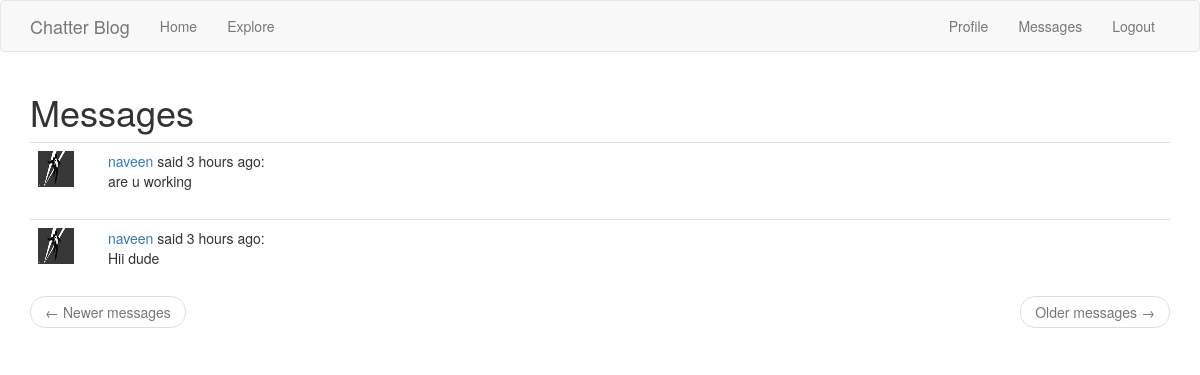
Screenshot of /messages (signed in) with the database file from the repository.
### app/models.py (models this page shows, shortened)
class Message(db.Model):
    id = db.Column(db.Integer, primary_key=True)
    sender_id = db.Column(db.Integer, db.ForeignKey('user.id'))
    recipient_id = db.Column(db.Integer, db.ForeignKey('user.id'))
    body = db.Column(db.String(140))
    timestamp = db.Column(db.DateTime, index=True, default=datetime.utcnow)

class User(UserMixin, db.Model):
    id = db.Column(db.Integer, primary_key=True)
    username = db.Column(db.String(64), index=True, unique=True)
    email = db.Column(db.String(120), index=True, unique=True)
    password_hash = db.Column(db.String(128))
    profile_picture = db.Column(db.String(20), default='default.jpg')
    about_me = db.Column(db.String(140))
    last_seen = db.Column(db.DateTime, default=datetime.utcnow)
    messages_sent = db.relationship('Message',
                                    foreign_keys='Message.sender_id',
                                    backref='author', lazy='dynamic')
    messages_received = db.relationship('Message',
                                        foreign_keys='Message.recipient_id',
                                        backref='recipient', lazy='dynamic')
    last_message_read_time = db.Column(db.DateTime)
    posts = db.relationship('Post', backref='author', lazy='dynamic')
    followed = db.relationship(
        'User', secondary=followers,
        primaryjoin=(followers.c.follower_id == id),
        secondaryjoin=(followers.c.followed_id == id),
        backref=db.backref('followers', lazy='dynamic'), lazy='dynamic')

### app/routes.py (the view)
@app.route('/messages')
@login_required
def messages():
    current_user.last_message_read_time = datetime.utcnow()
    db.session.commit()
    page = request.args.get('page', 1, type=int)
    messages = current_user.messages_received.order_by(
        Message.timestamp.desc()).paginate(
            page, app.config['POSTS_PER_PAGE'], False)
    next_url = url_for('main.messages', page=messages.next_num) \
        if messages.has_next else None
    prev_url = url_for('main.messages', page=messages.prev_num) \
        if messages.has_prev else None
    return render_template('messages.html', messages=messages.items,
                           next_url=next_url, prev_url=prev_url)

### app/models.py (called while the page is built)
@login.user_loader
def load_user(id):
    return User.query.get(int(id))

### app/routes.py (called while the page is built)
@app.before_request
def before_request():
    if current_user.is_authenticated:
        current_user.last_seen = datetime.utcnow()
        db.session.commit()

### app/templates/messages.html
{% extends "base.html" %}
{% block app_content %}
    <h1>Messages</h1>
    {% for post in messages %}
    <table class="table table-hover">
        <tr>
            <td width="70px">
                <a href="{{ url_for('user', username=post.author.username) }}">
                    <img id='icon' src="{{ url_for('static', filename='profile_pictures/' + post.author.profile_picture) }}" alt="">
                </a>
            </td>
            <td>
                <a href="{{ url_for('user', username=post.author.username) }}">
                    {{ post.author.username }}
                </a>
                said {{ moment(post.timestamp).fromNow() }}:
                <br>
                {{ post.body }}
            </td>
        </tr>
    </table>
    {% endfor %}
    <nav aria-label="...">
        <ul class="pager">
            <li class="previous{% if not prev_url %} disabled{% endif %}">
                <a href="{{ prev_url or '#' }}">
                    <span aria-hidden="true">&larr;</span> Newer messages
                </a>
            </li>
            <li class="next{% if not next_url %} disabled{% endif %}">
                <a href="{{ next_url or '#' }}">
                    Older messages <span aria-hidden="true">&rarr;</span>
                </a>
            </li>
        </ul>
    </nav>
{% endblock %}

### app/static/css/style.css (style rules this page uses)
#icon { width: 36px; height: 36px; }

### rows the page displays
Message: profile_picture (picture), author.username "naveen", timestamp "3 hours ago", body "are u working"
Message: profile_picture (picture), author.username "naveen", timestamp "3 hours ago", body "Hii dude"
